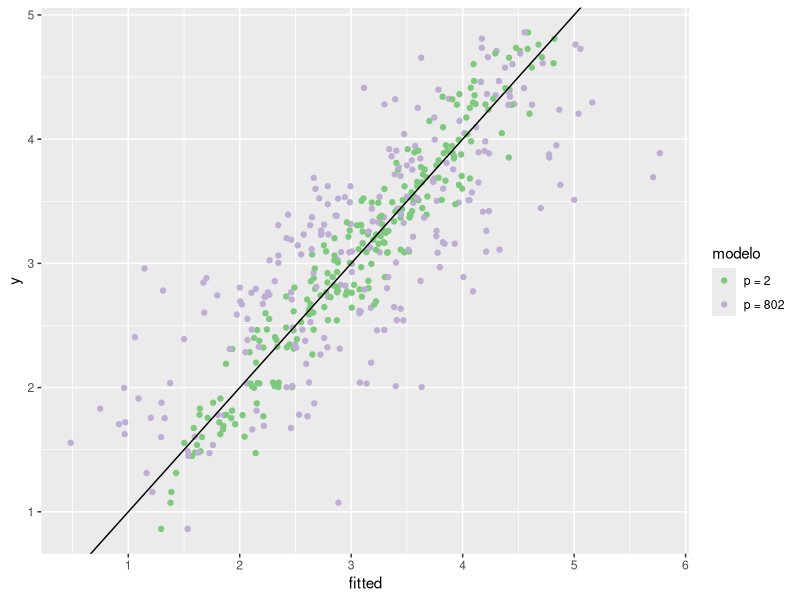
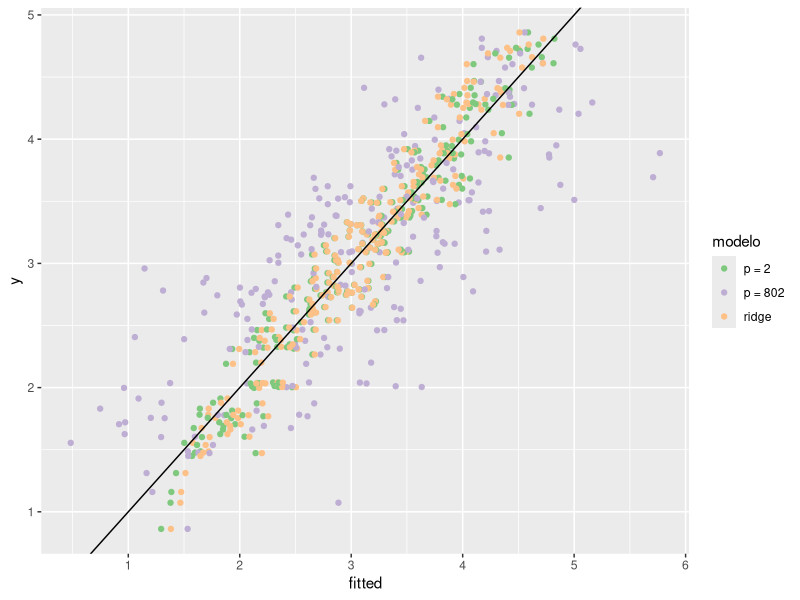
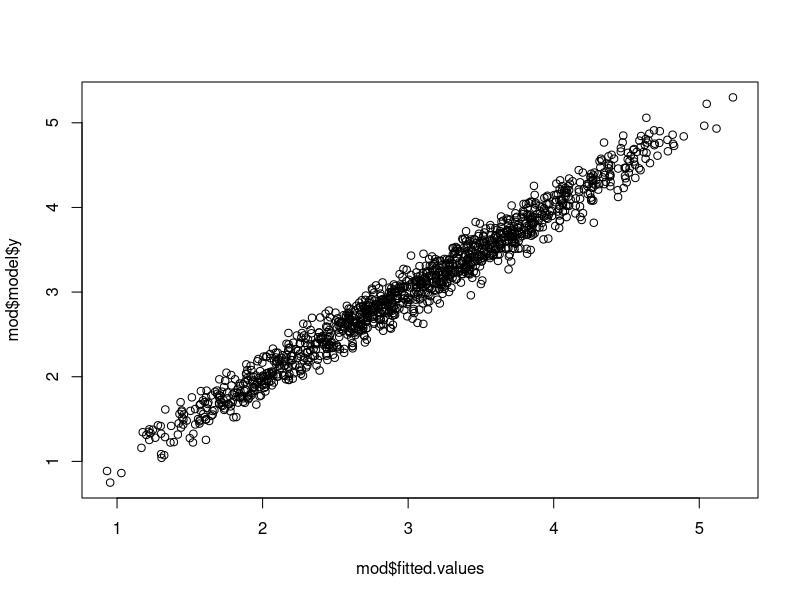
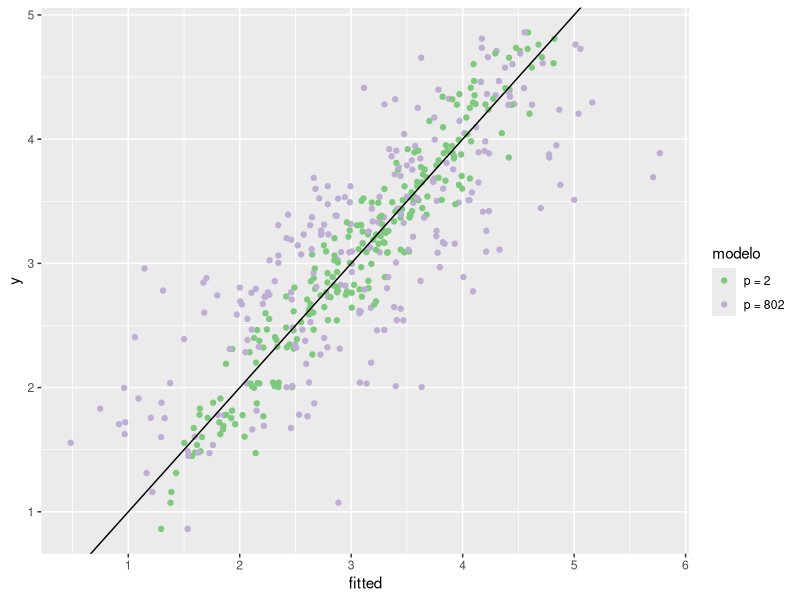
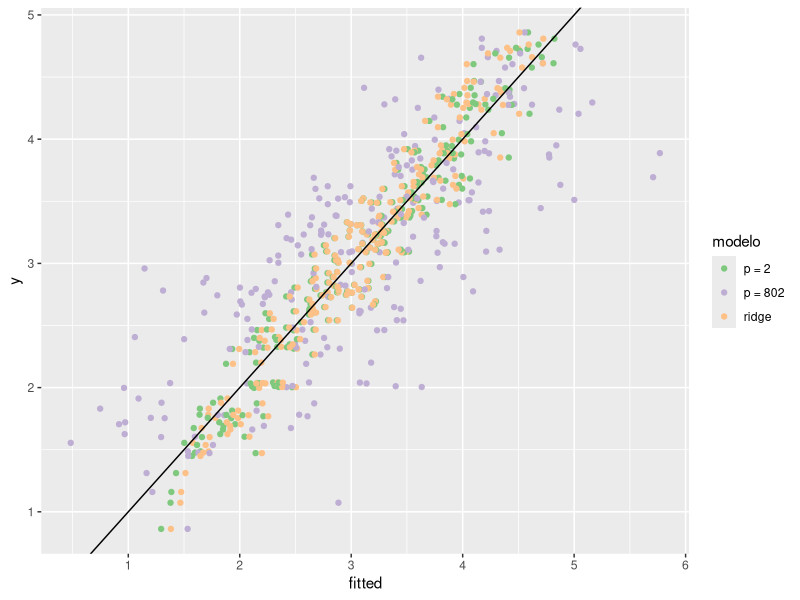
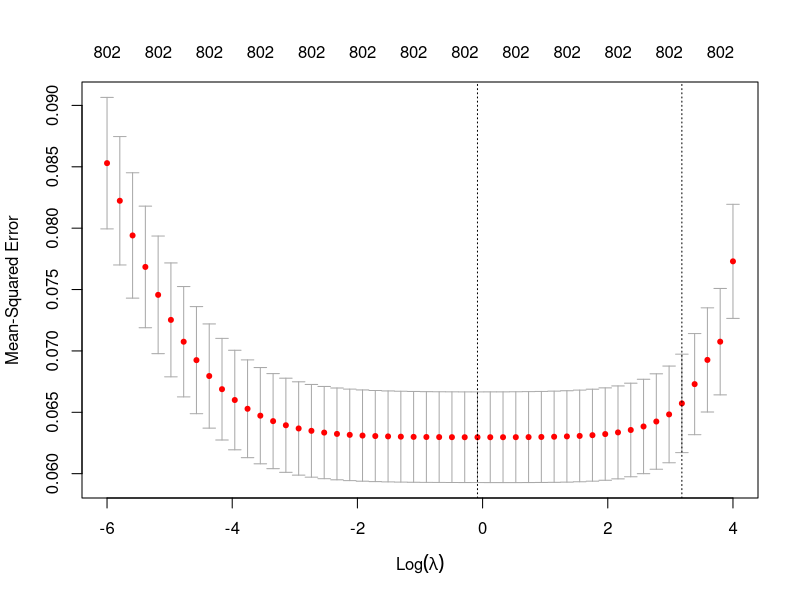

These charts were generated, in order, by the following R code: (Note: this script raises an error after producing the figures.)
library(dplyr)
library(ggplot2)

set.seed(666)
# muestra total
n = 1200
# proporcion train
p_train = 0.8
# variables que se agregan a cada una de las original
newx = 400
# correlacion de las nuevas vars con las originales (mas chico es mas correlacion)
new_var = 0.05

# Y se explica con x1 y x2
dat = tibble(
  x1 = runif(n,0,1)
  ,x2 = runif(n,0,1)
  ,y = rnorm(n, 1+2*x1+2*x2, 0.25)
)
# se agregan variables correlacionadas con x1 y x2
x_cor1 = replicate(newx, rnorm(n, 1 + 2*dat$x1, new_var), simplify=T) %>% as_tibble() %>% 
  setNames(paste0("xc1_",1:ncol(.)))
x_cor2 = replicate(newx, rnorm(n, 1 + 2*dat$x2, new_var), simplify=T) %>% as_tibble() %>% 
  setNames(paste0("xc2_",1:ncol(.)))
dat_exp = list(dat, x_cor1, x_cor2) %>% bind_cols()

# se parte en training y test
i_train = sample(nrow(dat_exp), p_train*nrow(dat_exp))
d_train = dat_exp[i_train,]
d_test = dat_exp[-i_train,]

# modelo simple
mod_sim = lm(y ~ x1 + x2, d_train)
pred_sim = predict(mod_sim, newdata=d_test)

# modelo con multicolinealidad
mod_col = lm(y ~ ., d_train)
pred_col = predict(mod_col, newdata=d_test)

# ridge
X = d_train %>% select(-y) %>% as.matrix()
Y = d_train$y
l_seq = exp(seq(-6,4,length.out=50))
cv_ridge = glmnet::cv.glmnet(x=X, y=Y, alpha=0, nfolds=5, lambda=l_seq)
l_opt = cv_ridge$lambda.1se
mod_ridge = glmnet::glmnet(x=X, y=Y, alpha=0, lambda=l_opt)
pred_ridge = predict(mod_ridge, newx=d_test %>% select(-y) %>% as.matrix())


# tablas ------------------------------------------------------------------

# mod_sim %>% broom::tidy() %>% arrange(p.value)
mod_col %>% broom::tidy() %>% arrange(-abs(estimate))
mod_ridge %>% broom::tidy() %>% arrange(-abs(estimate))

# MSE
sqrt(sum((pred_col - d_test$y)**2))
sqrt(sum((pred_sim - d_test$y)**2))
sqrt(sum((pred_ridge - d_test$y)**2))




# plots -------------------------------------------------------------------

gdat = tibble(
  y = d_test$y
  ,"p = 2" = pred_sim
  ,"p = 802" = pred_col
  ,ridge = as.vector(pred_ridge)
) %>% 
  tidyr::pivot_longer(-y, names_to="modelo", values_to="fitted")

# plot 1
(
  g_multi_cor = ggplot(gdat %>% dplyr::filter(!modelo %in% "ridge")
       , aes(x=fitted, y=y, color=modelo)) + 
  geom_point() +
  geom_abline() +
  scale_color_brewer(type="qual") +
  NULL
)
ggsave("plots_slides/img/03/multicol_concorr.png", plot=g_multi_cor
       ,width=6, height=4)
broom::tidy(mod_col) %>% arrange(-abs(estimate))

# plot con ridge
(
  g_multi_cor_ridge = ggplot(gdat, aes(x=fitted, y=y, color=modelo)) + 
    geom_point() +
    geom_abline() +
    scale_color_brewer(type="qual") +
    NULL
)
ggsave("plots_slides/img/03/multicol_concorr_ridge.png", plot=g_multi_cor_ridge
       ,width=6, height=4)
broom::tidy(mod_ridge) %>% arrange(-abs(estimate))

# cv lambda
png("plots_slides/img/03/lambda_cv_ridge.png", width=700, height=300)
plot(cv_ridge)
dev.off()




# broom::tidy(mod_ridge) %>% arrange(-abs(estimate))
# broom::tidy(mod_lasso) %>% arrange(-abs(estimate))



cor(pred_sim, d_test$y)
cor(pred_col, d_test$y)

cor(dat$x1, dat$x2)



sd(pred_sim)
sd(pred_col)

cor(dat$x2, x_cor2$xc2_1)

names(x_cor1)

x_cor1 = MASS::mvrnorm(n, 0, 0.9, empirical=T)
x_cor2 = MASS::mvrnorm(n, 0, 0.9, empirical=T)



mod = lm(y ~ ., dat_exp)
plot(mod$fitted.values, mod$model$y)


MASS::mvrnorm()
